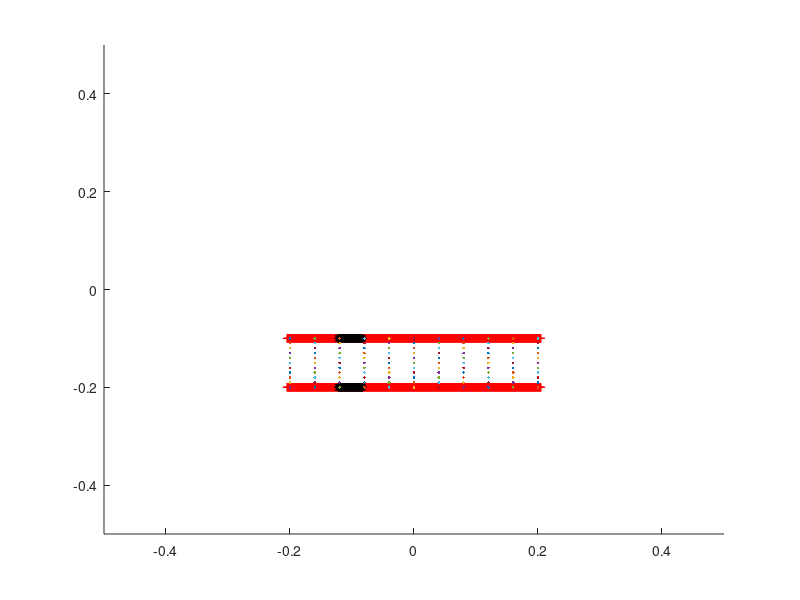

Write the MATLAB code that produced this figure.
close all
clear all

L = 1;                              % length of computational domain (m)
N = 1024;                            % number of Cartesian grid meshwidths at the finest level of the AMR grid
dx = L/N;                           % Cartesian mesh width (m)
ds = L/(2*N);                       % space between boundary points in straight tube

%%%%%%%%%%%%%%%%%%%%%%%%%%%%%%%%%%%%%%%%%%%%%%%%%%%
%%%%%%%%%%%%%%%%%%%%%%%%%%%%%%%%%%%%%%%%%%%%%%%%%%%
%Parameters for the racetrack

Let = 0.4;                          % Length of elastic tube (m)
Nend = 10;                          % Number of rigid points on each end of elastic section
Lt = Let+2*Nend*ds;                 % Length of straight section with three rigid points on each end
Llong = 0.10;                        % Lenght of long end of the tube

diameter = 0.1;                     % diameter of the tube
R2 = 0.1;                           % radius of inner wall
R1 = R2+diameter;                   % radius of outer wall

Nstraight = 2*ceil(Lt/ds);          % number of points along each straight section
%Ncurve = 2*ceil(pi*R1/ds);          % number of points along each curved section
Nrace = 12*ceil(Llong/ds);         % number of points making up the racetrack part
%Nrace = Nstraight+2*Ncurve;         % number of points making up the racetrack part
theta = 0.30;
%dtheta = pi/(Ncurve/2);             % angle increment for drawing curved edges

mesh_name = 'heart_';               % structure name

centery = 0;                        % y-position of center of curved sections
centerx1 = -0.5*Lt;                 % x-position of center of left curved section
centerx2 = 0.5*Lt;                  % x-position of center of right curved section

%%%%%%%%%%%%%%%%%%%%%%%%%%%%%%%%%%%%%%%%%%%%%%%%%%%%%%%%%%
%%%%%%%%%%%%%%%%%%%%%%%%%%%%%%%%%%%%%%%%%%%%%%%%%%%%%%%%%
% Parameters for the pericardium
Dp = 2*diameter;                    %diameter of the pericardium
Nperi = 2*ceil((Dp-diameter)/ds);  % number of boundary points along the sides of the pericardium
Nperitot = Nperi + Nstraight;       % total number of pericardium points

%%%%%%%%%%%%%%%%%%%%%%%%%%%%%%%%%%%%%%%%%%%%%%%%%%%%%%%%%%
%%%%%%%%%%%%%%%%%%%%%%%%%%%%%%%%%%%%%%%%%%%%%%%%%%%%%%%%%
% Parameters for the actuator
La = 0.04;                          % length of the actuator section
NLa = ceil(La/ds);                  % number of points along each actuator
Ca = 0.25*Lt;                       % center of the actuator section
NCa = ceil(ceil(Nstraight/2)*Ca/Lt); % index of the center point
Na1 = NCa - ceil(NLa/2);            % index of the starting point with respect to the elastic section
Na2 = Na1+NLa-1;                    % index of the ending point with respect to the elastic section

%%%%%%%%%%%%%%%%%%%%%%%%%%%%%%%%%%%%%%%%%%%
%%%%%%%%%%%%%%%%%%%%%%%%%%%%%%%%%%%%%%%%%%%
% parameters for markers
Nmarkersx = 11;                     %number of columns of markers
Nmarkersy = 11;                     %number of markers in each column
Nmarkers=Nmarkersx*Nmarkersy;       %total number of markers
dmx = Let/(Nmarkersx-1);            %space between markers in x-direction
dmy = diameter/(Nmarkersy-1);       %space between markers in y-direction

%%%%%%%%%%%%%%%%%%%%%%%%%%%%%%%%%%%%%%%%%%%
%%%%%%%%%%%%%%%%%%%%%%%%%%%%%%%%%%%%%%%%%%%
% material parameters
kappa_spring = 2.0e0;               % spring constant (Newton)
kappa_beam = 5.0e-1;                 % beam stiffness constant (Newton m^2)
kappa_target = kappa_spring;        % target point penalty spring constant (Newton)


%%%%%%%%%%%%%
% Plotting things 

figure(1)
hold on

%%%%%%%%%%%%%%%%%%%%%%%%%%%%%%%%%%%%%%%%%%%%%%%%%%%%%%%%%%%%%%%%%%%%%%%%%%%%%%%%
%%%%%%%%%%%%%%%%%%%%%%%%%%%%%%
% Make the elastic section of the tube
% Write out the vertex information

vertex_fid = fopen([mesh_name 'tube_' num2str(N) '.vertex'], 'w');
fprintf(vertex_fid, '%d\n', Nstraight);

%top part
for i=1:ceil(Nstraight/2),
    ytop = centery-R2;
    xtop = -Lt/2+(i-1)*ds;
    plot(xtop,ytop,'r-+')
    axis([-0.5 0.5 -0.5 0.5])
    fprintf(vertex_fid, '%1.16e %1.16e\n', xtop, ytop);
end

%bottom part
for i=ceil(Nstraight/2)+1:Nstraight,
    ybot = centery-R1;
    xbot = -Lt/2+(i-ceil(Nstraight/2)-1)*ds;
    plot(xbot,ybot,'r-+')
    fprintf(vertex_fid, '%1.16e %1.16e\n', xbot, ybot);
end
fclose(vertex_fid);

%%%%%%%%%%%%%%%%%%%%%%%%%%%%%%%%%%%%%%%%%%%%%%%%%%%%%%%%%%%%%%%%%%%%%%%%%%%%%%%%
%%%%%%%%%%%%%%%%%%%%%%%%%%%%%%
% actuator part
% Write out the vertex information

%top part
vertex_fid = fopen(['actuator_top_' num2str(N) '.vertex'], 'w');
fprintf(vertex_fid, '%d\n', NLa);

for i=Na1:Na2,
    ytop = centery-R2;
    xtop = -Lt/2+i*ds;
    plot(xtop,ytop,'k*')
    fprintf(vertex_fid, '%1.16e %1.16e\n', xtop, ytop);
end
fclose(vertex_fid);

%bottom part
vertex_fid = fopen(['actuator_bot_' num2str(N) '.vertex'], 'w');
fprintf(vertex_fid, '%d\n', NLa);

for i=Na1:Na2,
    ybot = centery-R1;
    xbot = -Lt/2+i*ds;
    plot(xbot,ybot,'k*')
    fprintf(vertex_fid, '%1.16e %1.16e\n', xbot, ybot);
end
fclose(vertex_fid);

%%%%%%%%%%%%%%%%%%%%%%%%%%%%%%%%%%%%%%%%%%%%%%%%%%%%%%%%%%%%%%%%%%%%%%%%%%%%%%%%
%%%%%%%%%%%%%%%%%%%%%%%%%%%%%%
% NO race track part
% Write out the vertex information

vertex_fid = fopen([mesh_name 'norace_' num2str(N) '.vertex'], 'w');
fprintf(vertex_fid, '%d\n', Nrace);

%right part of straight section
for i=1:ceil(Nrace/12),
    ytop = centery-R2;
    xtop = Lt/2+i*ds;
    plot(xtop,ytop,'b-')
    fprintf(vertex_fid, '%1.16e %1.16e\n', xtop, ytop);
end

for i=1:ceil(Nrace/12),
    ybot = centery-R1;
    xbot = Lt/2+i*ds;
    plot(xbot,ybot,'b-')
    fprintf(vertex_fid, '%1.16e %1.16e\n', xbot, ybot);
end

%right part of branched section

for i=1:ceil(Nrace/12),
    ytop = centery-R2+i*ds*sin(theta);
    xtop = Lt/2+Llong+i*ds;
    plot(xtop,ytop,'b-')
    fprintf(vertex_fid, '%1.16e %1.16e\n', xtop, ytop);
end

for i=1:ceil(Nrace/12),
    ybot = centery-R1-i*ds*sin(theta);
    xbot = Lt/2+Llong+i*ds;
    plot(xbot,ybot,'b-')
    fprintf(vertex_fid, '%1.16e %1.16e\n', xbot, ybot);
end

%right part of inner branched section
for i=1:ceil(Nrace/12),
    ytop = centery-R2-0.5*diameter+i*ds*sin(theta);
    xtop = Lt/2+Llong+i*ds;
    plot(xtop,ytop,'b-')
    fprintf(vertex_fid, '%1.16e %1.16e\n', xtop, ytop);
end

for i=1:ceil(Nrace/12),
    ybot = centery-R2-0.5*diameter-i*ds*sin(theta);
    xbot = Lt/2+Llong+i*ds;
    plot(xbot,ybot,'b-')
    fprintf(vertex_fid, '%1.16e %1.16e\n', xbot, ybot);
end


%left part of straight section
for i=1:ceil(Nrace/12),
    ytop = centery-R2;
    xtop = -Lt/2-i*ds;
    plot(xtop,ytop,'b-')
    fprintf(vertex_fid, '%1.16e %1.16e\n', xtop, ytop);
end

for i=1:ceil(Nrace/12),
    ybot = centery-R1;
    xbot = -Lt/2-i*ds;
    plot(xbot,ybot,'b-')
    fprintf(vertex_fid, '%1.16e %1.16e\n', xbot, ybot);
end

%left part of outer branched section
for i=1:ceil(Nrace/12),
    ytop = centery-R2+i*ds*sin(theta);
    xtop = -Lt/2-Llong-i*ds;
    plot(xtop,ytop,'b-')
    fprintf(vertex_fid, '%1.16e %1.16e\n', xtop, ytop);
end

for i=1:ceil(Nrace/12),
    ybot = centery-R1-i*ds*sin(theta);
    xbot = -Lt/2-Llong-i*ds;
    plot(xbot,ybot,'b-')
    fprintf(vertex_fid, '%1.16e %1.16e\n', xbot, ybot);
end

%left part of inner branched section
for i=1:ceil(Nrace/12),
    ytop = centery-R2-0.5*diameter+i*ds*sin(theta);
    xtop = -Lt/2-Llong-i*ds;
    plot(xtop,ytop,'b-')
    fprintf(vertex_fid, '%1.16e %1.16e\n', xtop, ytop);
end

for i=1:ceil(Nrace/12),
    ybot = centery-R2-0.5*diameter-i*ds*sin(theta);
    xbot = -Lt/2-Llong-i*ds;
    plot(xbot,ybot,'b-')
    fprintf(vertex_fid, '%1.16e %1.16e\n', xbot, ybot);
end



fclose(vertex_fid);

%%%%%%%%%%%%%%%%%%%%%%%%%%%%%%%%%%%%%%%%%%%%%%%%%%%%%%%%%%%%%%%%%%%%%%%%%%%%%%%%
%%%%%%%%%%%%%%%%%%%%%%%%%%%%%%
% Make markers as vertices with no material properties

vertex_fid = fopen(['markers_' num2str(N) '.vertex'], 'w');
fprintf(vertex_fid, '%d\n', Nmarkers);

%top part
for i=0:Nmarkersx-1,
    for j=0:Nmarkersy-1,
        y = centery-R2-j*dmy;
        x = -Let/2+i*dmx;
    fprintf(vertex_fid, '%1.16e %1.16e\n', x, y);
    plot(x,y)
    end
end
fclose(vertex_fid);


%%%%%%%%%%%%%%%%%%%%%%%%%%%%%%%%%%%%%%%%%%%%%%%%%%%%%%%%%%%%%%%%%%%%%%%%%%%%%%%%
%%%%%%%%%%%%%%%%%%%%%%%%%%%%%%%%%%%%%%%%%%%%%%%%%%%%%%%%%%%%%%%%%%%%%%%%
% Pericardium
% Write out the vertex information
% 
% vertex_fid = fopen([mesh_name 'peri_' num2str(N) '.vertex'], 'w');
% fprintf(vertex_fid, '%d\n', Nperitot);
% 
% % make the top and bottom of the pericardium
% for i=1:ceil(Nstraight/2),
%     ytop = centery-(R2-(Dp-diameter)/2);
%     xtop = -Lt/2+(i-1)*ds;
%     fprintf(vertex_fid, '%1.16e %1.16e\n', xtop, ytop);
% end
% 
% for i=ceil(Nstraight/2)+1:Nstraight,
%     ybot = centery-R1-(Dp-diameter)/2;
%     xbot = -Lt/2+(i-ceil(Nstraight/2)-1)*ds;
%     fprintf(vertex_fid, '%1.16e %1.16e\n', xbot, ybot);
% end
% 
% % make the four side pieces
% for i=Nstraight+1:Nstraight+ceil(Nperi/4),
%     y = centery-(R1+(Dp-diameter)/2)+(i-Nstraight-1)*ds;
%     x = -Lt/2;
%     fprintf(vertex_fid, '%1.16e %1.16e\n', x, y);
% end
% 
% for i=Nstraight+ceil(Nperi/4)+1:Nstraight+ceil(Nperi/2),
%     y = centery-R2+(i-Nstraight-ceil(Nperi/4)-1)*ds;
%     x = -Lt/2;
%     fprintf(vertex_fid, '%1.16e %1.16e\n', x, y);
% end
% 
% for i=Nstraight+ceil(Nperi/2)+1:Nstraight+ceil(3*Nperi/4),
%     y = centery-(R1+(Dp-diameter)/2)+(i-Nstraight-ceil(Nperi/2)-1)*ds;
%     x = Lt/2;
%     fprintf(vertex_fid, '%1.16e %1.16e\n', x, y);
% end
% 
% for i=Nstraight+ceil(3*Nperi/4)+1:Nperitot,
%     y = centery-R2+(i-Nstraight-ceil(3*Nperi/4)-1)*ds;
%     x = Lt/2;
%     fprintf(vertex_fid, '%1.16e %1.16e\n', x, y);
% end
% fclose(vertex_fid);


hold off

%%%%%%%%%%%%%%%%%%%%%%%%%%%%%%%%%%%%%%%%%%%%%%%%%%%%%%%%%%%%%%%%%%%%%%%%%%%%%%%%
%%%%%%%%%%%%%%%%%%%%%%%%%%%%%%%%%%%%%%%%%%%%%%%%%%%%%%%%%%%%%%%%%%%%%%%%%%%%%%%%
% Write out the spring information for the elastic section

spring_fid = fopen([mesh_name 'tube_' num2str(N) '.spring'], 'w');
fprintf(spring_fid, '%d\n', Nstraight-2);

%elastic part of tube
for i = 0:ceil(Nstraight/2)-2,
    fprintf(spring_fid, '%d %d %1.16e %1.16e\n', i, i+1, kappa_spring*ds/(ds^2), ds);
end

for i = ceil(Nstraight/2):Nstraight-2,
    fprintf(spring_fid, '%d %d %1.16e %1.16e\n', i, i+1, kappa_spring*ds/(ds^2), ds);
end

fclose(spring_fid);
%
% %%%%%%%%%%%%%%%%%%%%%%%%%%%%%%%%%%%%%%%%%%%%%%%%%%%%%%%%%%%%%%%%%%%%%%%%%%%%%%%%
% %%%%%%%%%%%%%%%%%%%%%%%%%%%%%%%%%%%%%%%%%%%%%%%%%%%%%%%%%%%%%%%%%%%%%%%%%%%%%%%%

% % Write out the beam information for the elastic section

beam_fid = fopen([mesh_name 'tube_' num2str(N) '.beam'], 'w');
fprintf(beam_fid, '%d\n', Nstraight-4);

%elastic part of tube
for i = 0:ceil(Nstraight/2)-3,
    fprintf(beam_fid, '%d %d %d %1.16e\n', i, i+1, i+2, kappa_beam*ds/(ds^4));
end

for i = ceil(Nstraight/2):Nstraight-3,
    fprintf(beam_fid, '%d %d %d %1.16e\n', i, i+1, i+2, kappa_beam*ds/(ds^4));
end
fclose(beam_fid);

%%%%%%%%%%%%%%%%%%%%%%%%%%%%%%%%%%%%%%%%%%%%%%%%%%%%%%%%%%%%%%%%%%%%%%%%%%%%%%%%
%%%%%%%%%%%%%%%%%%%%%%%%%%%%%%%%%%%%%%%%%%%%%%%%%%%%%%%%%%%%%%%%%%%%%%%%%%%%%%%%

% Write out the target point information for the ends of the elastic tube
target_fid = fopen([mesh_name 'tube_' num2str(N) '.target'], 'w');

fprintf(target_fid, '%d\n', 4*Nend);

for i = 0:Nend-1,
    fprintf(target_fid, '%d %1.16e\n', i, kappa_target*ds/(ds^2));
end

for i = ceil(Nstraight/2)-Nend:ceil(Nstraight/2)-1,
    fprintf(target_fid, '%d %1.16e\n', i, kappa_target*ds/(ds^2));
end

for i = ceil(Nstraight/2):ceil(Nstraight/2)+Nend-1,
    fprintf(target_fid, '%d %1.16e\n', i, kappa_target*ds/(ds^2));
end

for i = Nstraight-Nend:Nstraight-1,
    fprintf(target_fid, '%d %1.16e\n', i, kappa_target*ds/(ds^2));
end

fclose(target_fid);

%%%%%%%%%%%%%%%%%%%%%%%%%%%%%%%%%%%%%%%%%%%%%%%%%%%%%%%%%%%%%%%%%%%%%%%%%%%%%%%%
% Write out the target point information for the actuator

%top actuator
target_fid = fopen(['actuator_top_' num2str(N) '.target'], 'w');
fprintf(target_fid, '%d\n', NLa);

for i = 0:NLa-1,
    fprintf(target_fid, '%d %1.16e\n', i, kappa_target*ds/(ds^2));
end

fclose(target_fid);

%bottom actuator
target_fid = fopen(['actuator_bot_' num2str(N) '.target'], 'w');
fprintf(target_fid, '%d\n', NLa);

for i = 0:NLa-1,
    fprintf(target_fid, '%d %1.16e\n', i, kappa_target*ds/(ds^2));
end

fclose(target_fid);

%%%%%%%%%%%%%%%%%%%%%%%%%%%%%%%%%%%%%%%%%%%%%%%%%%%%%%%%%%%%%%%%%%%%%%%%%%%%%%%%
% Write out the target point information for the racetrack
target_fid = fopen([mesh_name 'norace_' num2str(N) '.target'], 'w');

fprintf(target_fid, '%d\n', Nrace);

for i = 0:Nrace-1,
    fprintf(target_fid, '%d %1.16e\n', i, kappa_target*ds/(ds^2));
end

fclose(target_fid);

%%%%%%%%%%%%%%%%%%%%%%%%%%%%%%%%%%%%%%%%%%%%%%%%%%%%%%%%%%%%%%%%%%%%%%%%%%%%%%%%
% Write out the target point information for the pericardium
% target_fid = fopen([mesh_name 'peri_' num2str(N) '.target'], 'w');
% 
% fprintf(target_fid, '%d\n', Nperitot);
% 
% for i = 0:Nperitot-1,
%     fprintf(target_fid, '%d %1.16e\n', i, kappa_target*ds/(ds^2));
% end
% 
% fclose(target_fid);

%%%%%%%%%%%%%%%%%%%%%%%%%%%%%%%%%%%%%%%%%%%%%%%%%%%%%%%%%%%%%%%%%%%%%%%%%%%%%%%%
